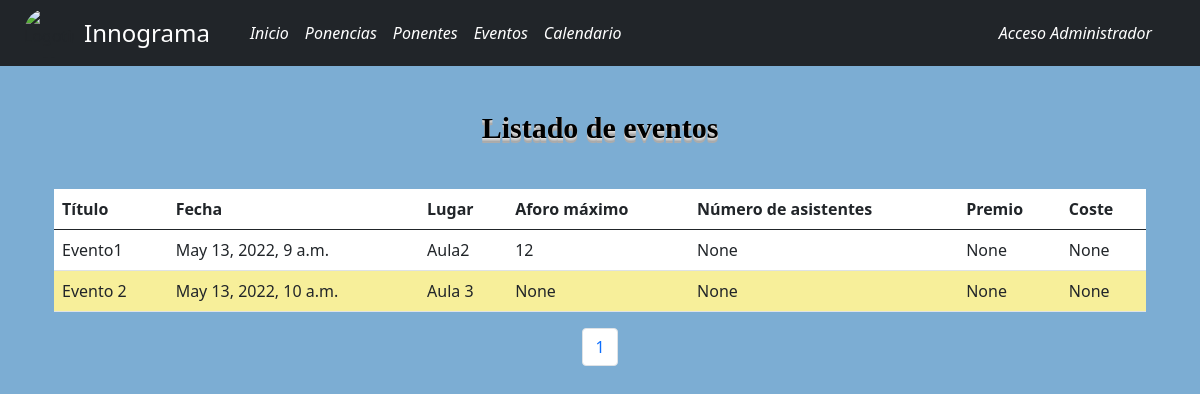
The page /eventos/ on the database its author committed.
### api/models.py (models this page shows, shortened)
class Evento(models.Model):
    titulo = models.CharField(max_length=255)
    descripcion = models.TextField(max_length=500, default=None)
    fecha = models.DateTimeField()
    lugar = models.CharField(max_length=100)
    aforo_max = models.PositiveIntegerField(default=None, null=True, blank=True)
    n_asistentes = models.PositiveIntegerField(default=None, null=True, blank=True)
    premio = models.CharField(max_length=255, null=True, blank=True)
    coste = models.FloatField(default=None, null=True, blank=True, validators=[MinValueValidator(0.0)])

### api/views.py (the view)
# urls.py: path("eventos/",views.EventosView.as_view(),name="eventos"),
class EventosView(ListView):
    template_name = 'eventos.html'
    model = Evento
    paginate_by = 3
    context_object_name = 'eventos'

### api/templates/eventos.html (shortened to what this page needs)
{% load static %}
<!DOCTYPE html>
<html lang="es">
<head>
    <link type="text/css" href='{% static "css/list.css" %}' rel="stylesheet"/>
    <link href="https://cdn.jsdelivr.net/npm/bootstrap@5.2.2/dist/css/bootstrap.min.css" rel="stylesheet">
</head>
<body>
    {% include 'plantillaBarraNavegacion.html'%}
    <div class="container">
        <div>
            <h1 class="title" id="subtitle"> Listado de eventos </h1>
        </div>
        <table description="Tabla de listado de eventos jornada innosoft" id="ponencias_table" class="table table-striped-success">
            <thead>
            <th> Título </th>
            <th> Fecha</th>
            <th> Lugar </th>
            <th> Aforo máximo</th>
            <th> Número de asistentes</th>
            <th> Premio</th>
            <th> Coste</th>
            </thead>
            {% for evento in eventos %}
            <tr data-href="{% url 'detalles_evento' evento.id %}">
                <td>{{ evento.titulo   }}</td>
                <td>{{ evento.fecha   }}</td>
                <td>{{ evento.lugar   }}</td>
                <td>{{ evento.aforo_max   }}</td>
                <td>{{ evento.n_asistentes   }}</td>
                <td>{{ evento.premio   }}</td>
                <td>{{ evento.coste   }}</td>
            </tr>
            {% endfor %}
        </table>
        <nav aria-label="Page navigation example">
            <ul class="pagination justify-content-center">
                <li class="page-item" >
                    <a class="page-link" href="?page= {{ page_obj.number }}">
                        {{ page_obj.number }}
                    </a>
                </li>
            </ul>
          </nav>
        </div>
</body>
</html>

### api/templates/plantillaBarraNavegacion.html (shortened to what this page needs)
{% load static %}
<!DOCTYPE html>
<html>
    <head>
        <link type="text/css" href='{% static "css/navbar.css" %}' rel="stylesheet"/>
        <link href="https://cdn.jsdelivr.net/npm/bootstrap@5.0.0-beta1/dist/css/bootstrap.min.css" rel="stylesheet">
    </head>
<body>
    <nav class="navbar navbar-dark bg-dark navbar-expand-md" >
        <div class="container-fluid"  >
            <img  id="logo_img" src="https://www.informatica.us.es/images/icagenda/agenda/inno.jpg" alt="Logotipo Innosoft" />
            <a id="nav__name" class="navbar-brand" href="#">Innograma</a>
            <div class="collapse navbar-collapse" id="navbarNav">
                <ul class="navbar-nav ms-3">
                    <li class="nav-item">
                        <a id="nav__subname" class="nav-link active" aria-current="page" href="/">Inicio</a>
                    </li>
                    <li class="nav-item">
                        <a id="nav__subname" class="nav-link" href="{% url 'ponencias' %}">Ponencias</a>
                    </li>
                    <li class="nav-item">
                        <a id="nav__subname" class="nav-link" href="{% url 'ponentes' %}">Ponentes</a>
                    </li>
                    <li class="nav-item">
                        <a id="nav__subname" class="nav-link" href="{% url 'eventos' %}">Eventos</a>
                    </li>
                    <li class="nav-item">
                        <a id="nav__subname" class="nav-link" href="{% url 'calendario' %}">Calendario</a>
                    </li>
                    <li class="nav-item nav-item-right">
                    {% if request.user.is_authenticated %}
                            <a id="nav__subname" class="nav-link" href="{% url 'logout' %}">Cerrar Sesión</a>
                    {% else %}
                            <a id="nav__subname" class="nav-link" href="{% url 'login' %}">Acceso Administrador</a>
                    {% endif %}
                    </li>
                </ul>
            </div>
        </div>
    </nav>
</body>
</html>

### api/api/static/css/list.css (style rules this page uses)
table tr:nth-child(even) { background-color: #f7ef9a; }
table tr:nth-child(odd) { background-color: #fff; }
body { background-color: #7cadd3 !important; }
.title { margin: 4% 0; text-align: left; font-family: Arial Black; font-weight: bold; font-size: 30px; color: #000000; text-shadow: 0 1px 0 #ddd, 0 2px 0 #ccc, 0 3px 0 #bbb, 0 4px 0 #aaa, 0 5px 0 #acacac; }
#subtitle { justify-content: center; text-align: center; }
li { margin: 50 px }

### api/api/static/css/navbar.css (style rules this page uses)
body { font-family: 'Poppins', sans-serif; }
#nav__name { font-size: 1.5em; color: #fff; text-decoration-color: #fff; }
#nav__subname { color: #fff; font-style: oblique; text-decoration-color: #fff; }
#logo_img { width:50px; height:50px; border-radius:150px; margin-right: 10px; }
.nav-item-right { position: absolute; right: 0 !important; margin-right: 40px; }

### rows shown on the page
Evento: titulo "Evento1", fecha "May 13, 2022, 9 a.m.", lugar "Aula2", aforo_max "12", n_asistentes "None", premio "None", coste "None"
Evento: titulo "Evento 2", fecha "May 13, 2022, 10 a.m.", lugar "Aula 3", aforo_max "None", n_asistentes "None", premio "None", coste "None"

### other values the page prints
{{ page_obj.number }} "1"
